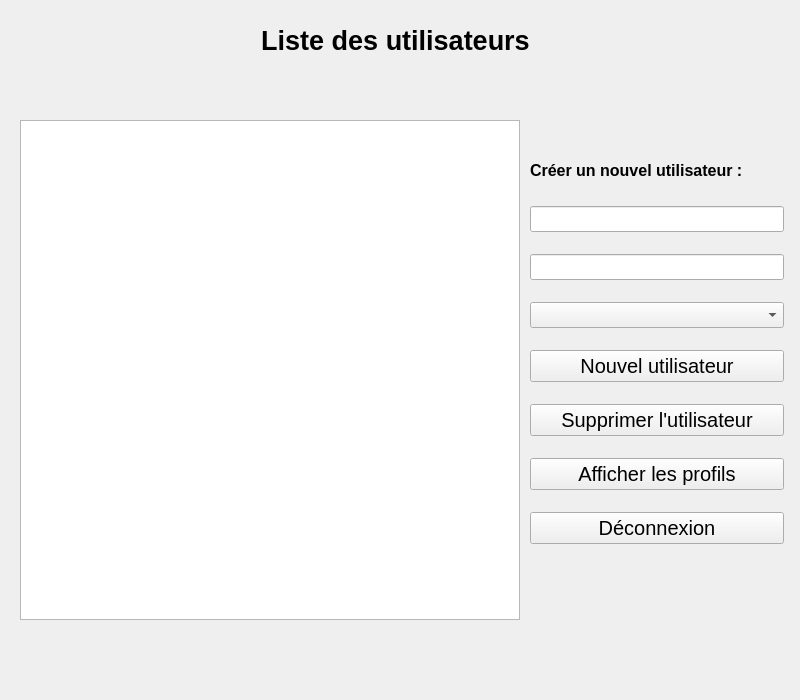
<?xml version="1.0" encoding="UTF-8"?>
<ui version="4.0">
 <class>UserList</class>
 <widget class="QWidget" name="UserList">
  <property name="geometry">
   <rect>
    <x>0</x>
    <y>0</y>
    <width>800</width>
    <height>700</height>
   </rect>
  </property>
  <property name="font">
   <font>
    <pointsize>11</pointsize>
   </font>
  </property>
  <property name="windowTitle">
   <string>Form</string>
  </property>
  <widget class="QTableView" name="tableUser">
   <property name="geometry">
    <rect>
     <x>20</x>
     <y>120</y>
     <width>500</width>
     <height>500</height>
    </rect>
   </property>
   <property name="font">
    <font>
     <pointsize>15</pointsize>
    </font>
   </property>
  </widget>
  <widget class="QLabel" name="Titre">
   <property name="geometry">
    <rect>
     <x>230</x>
     <y>10</y>
     <width>331</width>
     <height>60</height>
    </rect>
   </property>
   <property name="font">
    <font>
     <pointsize>20</pointsize>
     <bold>true</bold>
    </font>
   </property>
   <property name="layoutDirection">
    <enum>Qt::LeftToRight</enum>
   </property>
   <property name="autoFillBackground">
    <bool>false</bool>
   </property>
   <property name="text">
    <string>Liste des utilisateurs</string>
   </property>
   <property name="alignment">
    <set>Qt::AlignCenter</set>
   </property>
  </widget>
  <widget class="QWidget" name="verticalLayoutWidget">
   <property name="geometry">
    <rect>
     <x>530</x>
     <y>190</y>
     <width>254</width>
     <height>371</height>
    </rect>
   </property>
   <layout class="QVBoxLayout" name="verticalLayout">
    <item>
     <widget class="QLineEdit" name="fieldUsername"/>
    </item>
    <item>
     <widget class="QLineEdit" name="fieldMdp"/>
    </item>
    <item>
     <widget class="QComboBox" name="comboBoxAdmin"/>
    </item>
    <item>
     <widget class="QPushButton" name="newUserButton">
      <property name="font">
       <font>
        <pointsize>15</pointsize>
       </font>
      </property>
      <property name="text">
       <string>Nouvel utilisateur</string>
      </property>
     </widget>
    </item>
    <item>
     <widget class="QPushButton" name="delUserButton">
      <property name="font">
       <font>
        <pointsize>15</pointsize>
       </font>
      </property>
      <property name="text">
       <string>Supprimer l'utilisateur</string>
      </property>
     </widget>
    </item>
    <item>
     <widget class="QPushButton" name="showProfileButton">
      <property name="font">
       <font>
        <pointsize>15</pointsize>
       </font>
      </property>
      <property name="text">
       <string>Afficher les profils</string>
      </property>
     </widget>
    </item>
    <item>
     <widget class="QPushButton" name="disconnectButton">
      <property name="font">
       <font>
        <pointsize>15</pointsize>
       </font>
      </property>
      <property name="text">
       <string>Déconnexion</string>
      </property>
     </widget>
    </item>
   </layout>
  </widget>
  <widget class="QLabel" name="errorLabel">
   <property name="geometry">
    <rect>
     <x>530</x>
     <y>130</y>
     <width>251</width>
     <height>20</height>
    </rect>
   </property>
   <property name="palette">
    <palette>
     <active>
      <colorrole role="WindowText">
       <brush brushstyle="SolidPattern">
        <color alpha="255">
         <red>255</red>
         <green>0</green>
         <blue>0</blue>
        </color>
       </brush>
      </colorrole>
     </active>
     <inactive>
      <colorrole role="WindowText">
       <brush brushstyle="SolidPattern">
        <color alpha="255">
         <red>255</red>
         <green>0</green>
         <blue>0</blue>
        </color>
       </brush>
      </colorrole>
     </inactive>
     <disabled/>
    </palette>
   </property>
   <property name="text">
    <string/>
   </property>
  </widget>
  <widget class="QLabel" name="label">
   <property name="geometry">
    <rect>
     <x>530</x>
     <y>160</y>
     <width>271</width>
     <height>20</height>
    </rect>
   </property>
   <property name="font">
    <font>
     <pointsize>12</pointsize>
     <bold>true</bold>
    </font>
   </property>
   <property name="text">
    <string>Créer un nouvel utilisateur :</string>
   </property>
  </widget>
 </widget>
 <resources/>
 <connections/>
</ui>
